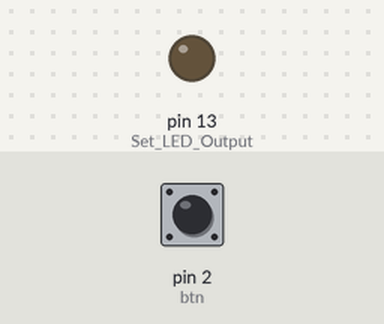
Simulated run of this program. Board: Arduino Uno, built with avr-gcc and run on an emulated ATmega328P. Parts: output pins drawn as LEDs (lit = HIGH). The inputs (shaded band) are chosen by the test bench; at power-on: pin 2 (btn) HIGH.

Above: at 1.2 s.
1.3 s: pin 2 (btn) pulled LOW for 0.15 s
At 2.5 s:
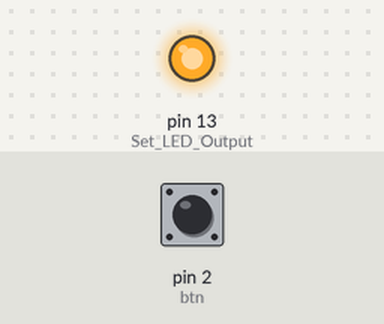
2.9 s: pin 2 (btn) pulled LOW for 1 s
At 3.8 s:
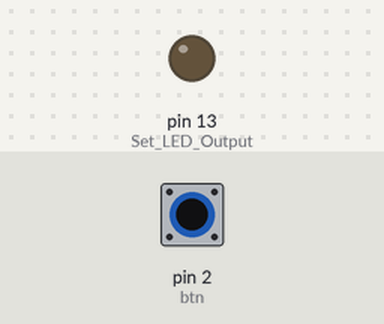
5.4 s: pin 2 (btn) pulled LOW for 3.2 s
At 5.7 s:
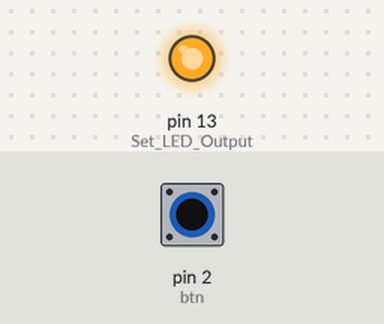
Timing chart, 0 to 8.4 s (numbered marks = the images above; inputs shaded):
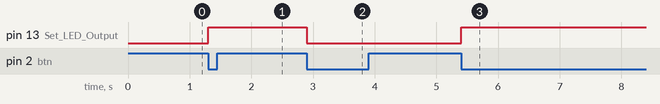

The program:

main.cpp
```cpp
/* The simplest debounce function

Only Works for a Single Button

Solution comes from https://www.e-tinkers.com/2021/05/the-simplest-button-debounce-solution/
Which is technically from http://www.ganssle.com/debouncing-pt2.htm

When the button is pressed, the button pull the GPIO pin to ground and produce a 0. The value is added into the state through OR | operator,
and shift up through shift << operator each time the button pin is read, the 0xfe00 is a bit mask that mask-out the higher byte, and sort of
means that we only care if the lower byte produce a consecutive stream of 0.

When you think of the bouncing problem, the button is in an unstable mode for the initial a few microseconds when it is pressed, and could
produce a stream of either 0 or 1 during that few microseconds. If our little function could detect a pattern consists of a stream of 0 after
8 times of reading the button pin, the state | 0xff00 would produce a true, in another word, the button has reached to a stable state and no
longer bouncing around.

*/

#include <Arduino.h>

#define btn 2  //assuming we use D2 on Arduino

//Returns TRUE once when the debounced leading edge of the switch closure is encountered.
//It offers protection from both bounce and EMI.
bool debounce()
{
  static uint16_t state = 0;
  state = (state << 1) | digitalRead(btn) | 0xfe00;
  return (state == 0xff00);
}

void setup()//Basically int main (void)
{
  pinMode(btn, INPUT_PULLUP); //Set Button Input and Pullup Resistor
  pinMode(LED_BUILTIN, OUTPUT); //Set LED Output
}

void loop()//Basically while(1)
{
  if (debounce())
  {
    digitalWrite(LED_BUILTIN, !digitalRead(LED_BUILTIN)); //Light Up LED
  }
}
```

Measured:
- after the input at 1.3 s, pin 13 (Set_LED_Output): LOW → HIGH at once
- after the input at 2.9 s, pin 13 (Set_LED_Output): HIGH → LOW at once
- after the input at 5.4 s, pin 13 (Set_LED_Output): LOW → HIGH at once
